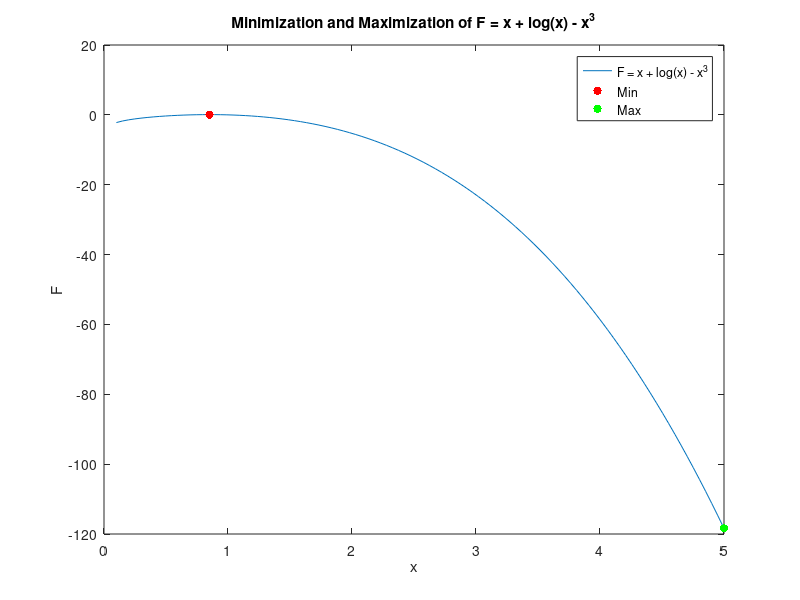

MATLAB code for this plot: (Note: this script raises an error after producing the figure.)
function exampleFunction()
    % Определение границ интервала для поиска минимума и максимума
    xLower = 0.1;
    xUpper = 5;

    % Нахождение минимума функции
    [xMin, fMin] = fminbnd(@(x) -(x + log(x) - x^3), xLower, xUpper);

    % Нахождение максимума функции
    [xMax, fMax] = fminbnd(@(x) (x + log(x) - x^3), xLower, xUpper);

    % Создание массива значений x для построения графика
    x = linspace(xLower, xUpper, 100);
    y = x + log(x) - power(x, 3);

    % Построение графика функции
    plot(x, y);
    hold on;
    scatter(xMin, -fMin, 'r', 'filled');
    scatter(xMax, fMax, 'g', 'filled');
    xlabel('x');
    ylabel('F');
    title('Minimization and Maximization of F = x + log(x) - x^3');
    legend('F = x + log(x) - x^3', 'Min', 'Max');

    % Вывод результатов в виде таблицы
    results = table(['Min'; 'Max'], [xMin; xMax], [-fMin; fMax], 'VariableNames', {'Type', 'x', 'F'});
    disp(results);
end
